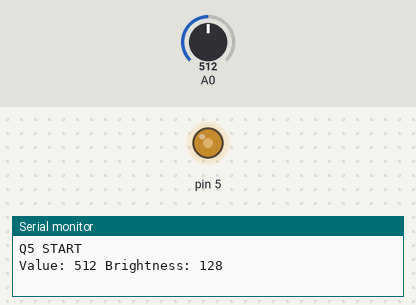
Bench run of a sketch on a simulated Arduino Uno, built with avr-gcc and run on an emulated ATmega328P. Parts: output pins drawn as LEDs (lit = HIGH), the last lines printed to the serial monitor. The inputs (shaded band) are chosen by the test bench; at power-on: A0 = 512.

Above: at 1.2 s.
1.3 s: A0 set to 716
At 2.5 s:
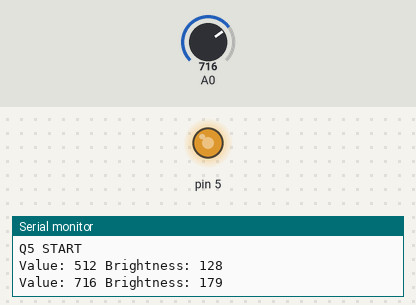
2.8 s: A0 set to 900
At 3.8 s:
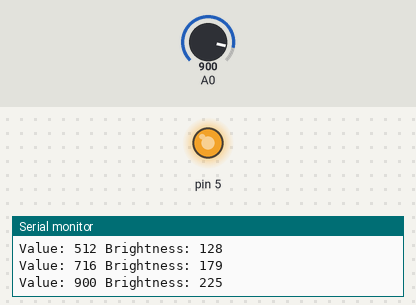
4.3 s: A0 set to 122
At 5.0 s:
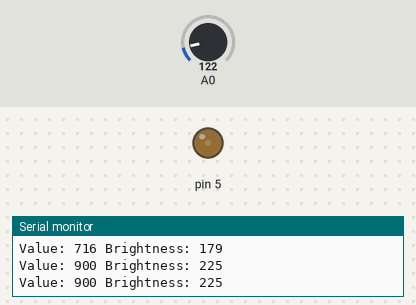
5.8 s: A0 set to 0
At 6.3 s:
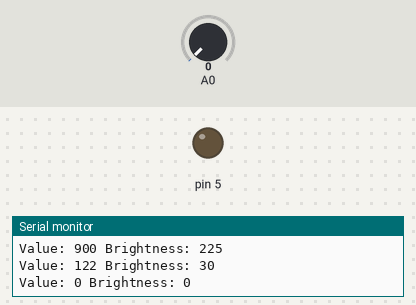
Timing chart, 0 to 8.3 s (numbered marks = the images above; inputs shaded):
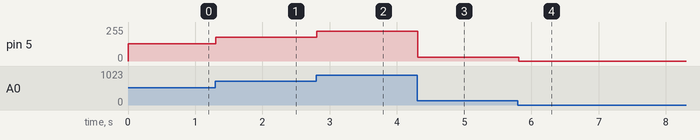

Measured:
- after the input at 1.3 s, pin 5: 128/255 → 179/255 at once
- after the input at 2.8 s, pin 5: 179/255 → 225/255 at once
- after the input at 4.3 s, pin 5: 225/255 → 30/255 at once
- after the input at 5.8 s, pin 5: 30/255 → 0/255 at once

The sketch:

question_5_analog_to_digital_conversion1__2_.ino
```cpp
// QUESTION 5: ADC Dimmer - ULTRA SIMPLE VERSION
// Pure Arduino functions only

void setup() {
  pinMode(5, OUTPUT);
  Serial.begin(9600);
  Serial.println("Q5 START");
}

void loop() {
  // Read potentiometer
  int value = analogRead(A0);

  // Convert to brightness (0-255)
  int brightness = value / 4;

  // Set LED brightness
  analogWrite(5, brightness);

  // Print every 1 second
  static unsigned long last = 0;
  if (millis() - last >= 1000) {
    Serial.print("Value: ");
    Serial.print(value);
    Serial.print(" Brightness: ");
    Serial.println(brightness);
    last = millis();
  }

  delay(100);
}
```
